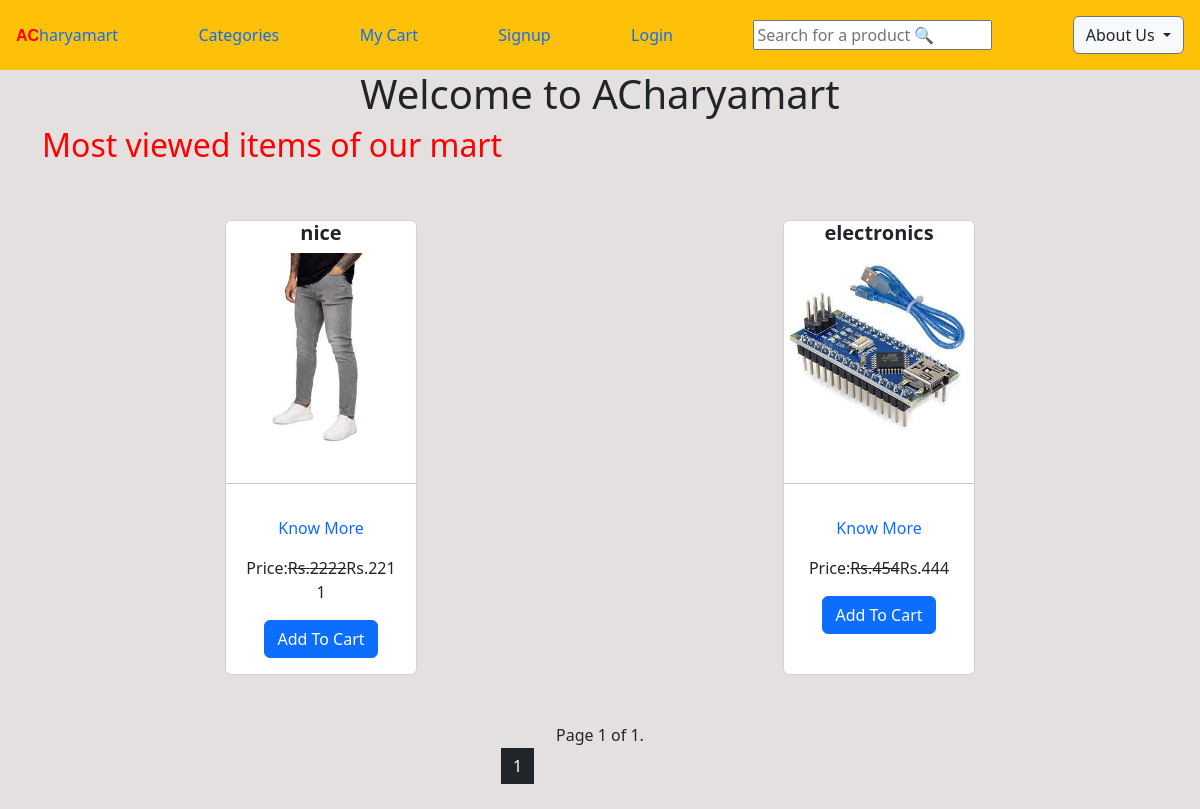
/?page=2, run on an earlier commit of the app's database.
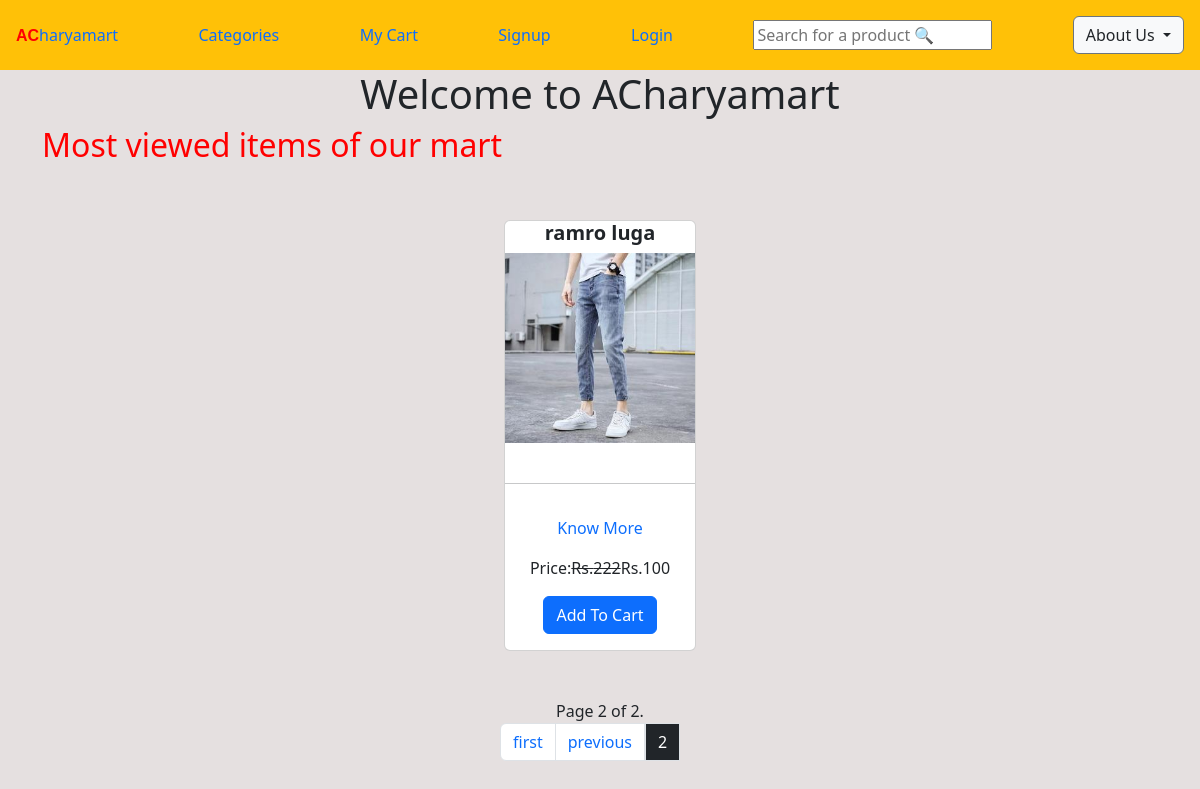
And on a later commit of the database.
### ecomapp/models.py (models this page shows, shortened)
class Product(models.Model):
    title=models.CharField(max_length=100)
    slug=models.SlugField(unique=True)
    category=models.ForeignKey(Category,on_delete=models.CASCADE)
    image=ResizedImageField(size=[500, 300],upload_to='products')
    marked_price=models.PositiveBigIntegerField()
    selling_price=models.PositiveBigIntegerField()
    description=models.TextField()
    warranty=models.CharField(max_length=300,null=True,blank=True)
    return_policy=models.CharField(max_length=300,null=True,blank=True)
    view_count=models.PositiveBigIntegerField(default=0)

### ecomapp/views.py (the view)
# urls.py: path('',HomeView.as_view(),name="home"),
class HomeView(EcomMixin,TemplateView):
    template_name="home.html"
    def get_context_data(self,**kwargs):
        context=super().get_context_data(**kwargs)
        products=Product.objects.all().order_by("-view_count")
        paginator=Paginator(products,2)
        page_number=self.request.GET.get('page')
        prod_list=paginator.get_page(page_number)
        context["prod_list"]=prod_list
        context["products"]=prod_list
        context["categories"]=Category.objects.all()
        return context

### ecomapp/views.py (called while the page is built)
    def dispatch(self, request, *args, **kwargs):
        cart_id = request.session.get("cart_id")
        if cart_id:
            cart_obj = Cart.objects.get(id=cart_id)
            if request.user.is_authenticated and request.user.customer:
                cart_obj.customer = request.user.customer
                cart_obj.save()
        return super().dispatch(request, *args, **kwargs)

### Templates/home.html (shortened to what this page needs)
{% extends "base.html" %}
{% block content %}
<body>
  <div class="container">
    <h1 class="text-center">Welcome to ACharyamart</h1>
    <h2 style="color:Red">Most viewed items of our mart</h2>
    <div class="d-flex justify-content-around  flex-wrap">
        {% for product in products %}
        <div class="card mt-5" style="width: 12rem;">
            <h5 class="card-title text-center"><strong>{{product.title}}</a></strong></h5>
            <img src="{{product.image.url}}" class="img-fluid" ></img><br>
            <hr>
            <div class="card-body text-center">
                <p><a href="{% url 'ecomapp:productinfo' product.id %}">Know More</a></p>
                <p>Price:<strike>Rs.{{product.marked_price}}</strike>Rs.{{product.selling_price}}</p>
                <a class="btn btn-primary" href="{% url 'ecomapp:addtocart' product.id %}">Add To Cart</a>
            </div>
        </div>
        {% endfor %}
    </div>
  </div>
  <div class="text-center mt-5 ">
  <span class="current text-center">
    Page {{ prod_list.number }} of {{ prod_list.paginator.num_pages }}.
</span>
  <div class="pagination  mx-auto mb-4" style="width: 200px;">
    {% if products.has_previous %}
            <li class="page-item"><a  class="page-link" href="?page=1"> first</a></li>
            <li class="page-item"><a  class="page-link" href="?page={{ products.previous_page_number }}">previous</a></li>
        {% endif %}
        <span class="current ">
          <li class="page-item page-link bg-dark text-white">{{ products.number }}</a></li>
        </span>
</div>
</div>
</body>
{% endblock %}

What changed in the data, as far as the page shows it:
no longer on this page (row unchanged): Product: title "nice", image (picture), marked_price "2222", selling_price "2211"
no longer on this page (row unchanged): Product: title "electronics", image (picture), marked_price "454", selling_price "444"
added Product: title "ramro luga", image (picture), marked_price "222", selling_price "100"
Also different on the page:
{{ prod_list.number }}: "1" → "2"
{{ prod_list.paginator.num_pages }}: "1" → "2"
{{ products.number }}: "1" → "2"
text now shown: "first previous"
